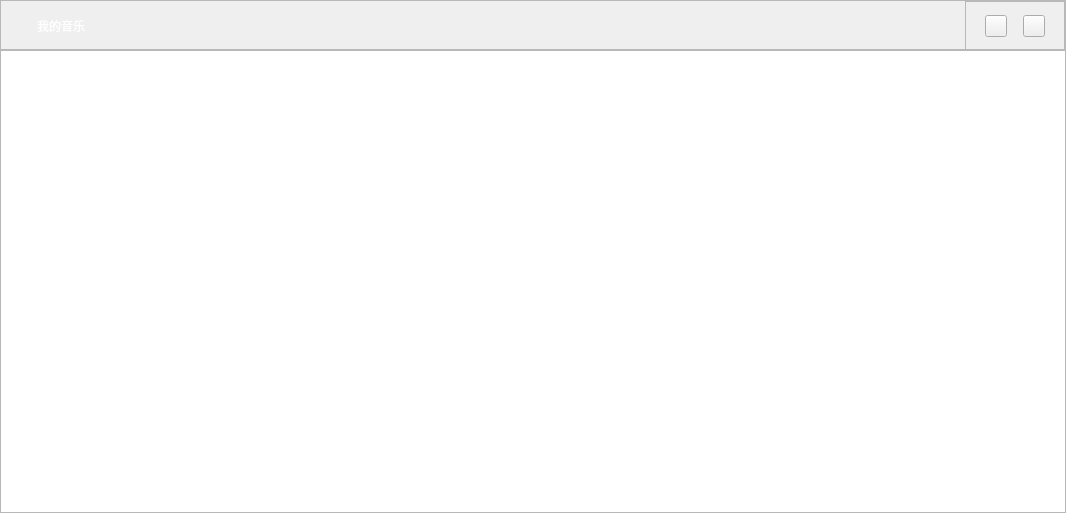
<?xml version="1.0" encoding="UTF-8"?>
<ui version="4.0">
 <class>MyMusicsFile</class>
 <widget class="QWidget" name="MyMusicsFile">
  <property name="geometry">
   <rect>
    <x>0</x>
    <y>0</y>
    <width>1066</width>
    <height>513</height>
   </rect>
  </property>
  <property name="windowTitle">
   <string>Form</string>
  </property>
  <layout class="QVBoxLayout" name="verticalLayout">
   <property name="spacing">
    <number>0</number>
   </property>
   <property name="leftMargin">
    <number>0</number>
   </property>
   <property name="topMargin">
    <number>0</number>
   </property>
   <property name="rightMargin">
    <number>0</number>
   </property>
   <property name="bottomMargin">
    <number>0</number>
   </property>
   <item>
    <widget class="QFrame" name="frame_music">
     <property name="minimumSize">
      <size>
       <width>0</width>
       <height>50</height>
      </size>
     </property>
     <property name="maximumSize">
      <size>
       <width>16777215</width>
       <height>50</height>
      </size>
     </property>
     <property name="frameShape">
      <enum>QFrame::StyledPanel</enum>
     </property>
     <property name="frameShadow">
      <enum>QFrame::Raised</enum>
     </property>
     <layout class="QHBoxLayout" name="horizontalLayout_3">
      <property name="spacing">
       <number>0</number>
      </property>
      <property name="leftMargin">
       <number>0</number>
      </property>
      <property name="topMargin">
       <number>0</number>
      </property>
      <property name="rightMargin">
       <number>0</number>
      </property>
      <property name="bottomMargin">
       <number>0</number>
      </property>
      <item>
       <layout class="QHBoxLayout" name="horizontalLayout">
        <item>
         <widget class="QPushButton" name="pushButton">
          <property name="minimumSize">
           <size>
            <width>120</width>
            <height>50</height>
           </size>
          </property>
          <property name="maximumSize">
           <size>
            <width>16777215</width>
            <height>50</height>
           </size>
          </property>
          <property name="styleSheet">
           <string notr="true">QPushButton
{
border: none;
color: white;
font: 800 20px &quot;微软雅黑&quot;;
background-color: transparent;
}</string>
          </property>
          <property name="text">
           <string>我的音乐</string>
          </property>
         </widget>
        </item>
        <item>
         <spacer name="horizontalSpacer">
          <property name="orientation">
           <enum>Qt::Horizontal</enum>
          </property>
          <property name="sizeHint" stdset="0">
           <size>
            <width>769</width>
            <height>20</height>
           </size>
          </property>
         </spacer>
        </item>
        <item>
         <widget class="QFrame" name="frame_showtype">
          <property name="minimumSize">
           <size>
            <width>100</width>
            <height>50</height>
           </size>
          </property>
          <property name="maximumSize">
           <size>
            <width>100</width>
            <height>50</height>
           </size>
          </property>
          <property name="frameShape">
           <enum>QFrame::StyledPanel</enum>
          </property>
          <property name="frameShadow">
           <enum>QFrame::Raised</enum>
          </property>
          <layout class="QHBoxLayout" name="horizontalLayout_2">
           <item>
            <widget class="QPushButton" name="pushButton_listMode">
             <property name="minimumSize">
              <size>
               <width>22</width>
               <height>22</height>
              </size>
             </property>
             <property name="maximumSize">
              <size>
               <width>22</width>
               <height>22</height>
              </size>
             </property>
             <property name="styleSheet">
              <string notr="true">QPushButton
{
border-image: url(:/images/fileitem/file_listMode.png);
}</string>
             </property>
             <property name="text">
              <string/>
             </property>
            </widget>
           </item>
           <item>
            <widget class="QPushButton" name="pushButton_iconMode">
             <property name="minimumSize">
              <size>
               <width>22</width>
               <height>22</height>
              </size>
             </property>
             <property name="maximumSize">
              <size>
               <width>22</width>
               <height>22</height>
              </size>
             </property>
             <property name="styleSheet">
              <string notr="true">QPushButton
{
border-image: url(:/images/fileitem/file_iconMode.png);
}</string>
             </property>
             <property name="text">
              <string/>
             </property>
            </widget>
           </item>
          </layout>
         </widget>
        </item>
       </layout>
      </item>
     </layout>
    </widget>
   </item>
   <item>
    <widget class="QListWidget" name="listWidget_music"/>
   </item>
  </layout>
 </widget>
 <resources/>
 <connections/>
</ui>
